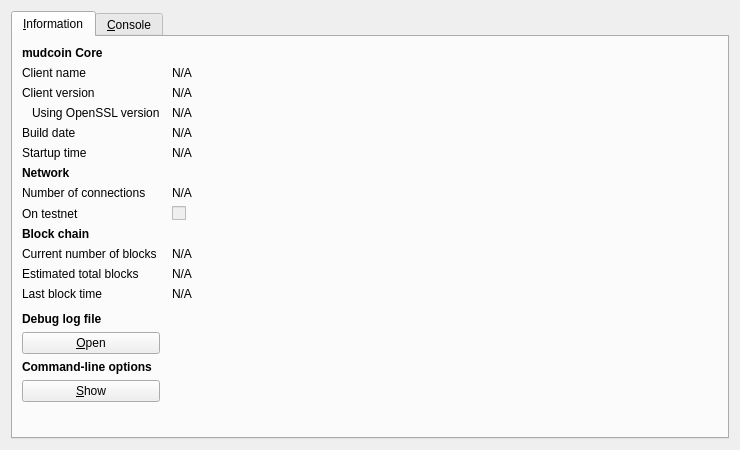
<?xml version="1.0" encoding="UTF-8"?>
<ui version="4.0">
 <class>RPCConsole</class>
 <widget class="QDialog" name="RPCConsole">
  <property name="geometry">
   <rect>
    <x>0</x>
    <y>0</y>
    <width>740</width>
    <height>450</height>
   </rect>
  </property>
  <property name="windowTitle">
   <string>mudcoin - Debug window</string>
  </property>
  <layout class="QVBoxLayout" name="verticalLayout_2">
   <item>
    <widget class="QTabWidget" name="tabWidget">
     <property name="currentIndex">
      <number>0</number>
     </property>
     <widget class="QWidget" name="tab_info">
      <attribute name="title">
       <string>&amp;Information</string>
      </attribute>
      <layout class="QGridLayout" name="gridLayout" columnstretch="0,1">
       <property name="horizontalSpacing">
        <number>12</number>
       </property>
       <item row="0" column="0">
        <widget class="QLabel" name="label_9">
         <property name="font">
          <font>
           <weight>75</weight>
           <bold>true</bold>
          </font>
         </property>
         <property name="text">
          <string>mudcoin Core</string>
         </property>
        </widget>
       </item>
       <item row="1" column="0">
        <widget class="QLabel" name="label_5">
         <property name="text">
          <string>Client name</string>
         </property>
        </widget>
       </item>
       <item row="1" column="1">
        <widget class="QLabel" name="clientName">
         <property name="cursor">
          <cursorShape>IBeamCursor</cursorShape>
         </property>
         <property name="text">
          <string>N/A</string>
         </property>
         <property name="textFormat">
          <enum>Qt::PlainText</enum>
         </property>
         <property name="textInteractionFlags">
          <set>Qt::LinksAccessibleByMouse|Qt::TextSelectableByKeyboard|Qt::TextSelectableByMouse</set>
         </property>
        </widget>
       </item>
       <item row="2" column="0">
        <widget class="QLabel" name="label_6">
         <property name="text">
          <string>Client version</string>
         </property>
        </widget>
       </item>
       <item row="2" column="1">
        <widget class="QLabel" name="clientVersion">
         <property name="cursor">
          <cursorShape>IBeamCursor</cursorShape>
         </property>
         <property name="text">
          <string>N/A</string>
         </property>
         <property name="textFormat">
          <enum>Qt::PlainText</enum>
         </property>
         <property name="textInteractionFlags">
          <set>Qt::LinksAccessibleByMouse|Qt::TextSelectableByKeyboard|Qt::TextSelectableByMouse</set>
         </property>
        </widget>
       </item>
       <item row="3" column="0">
        <widget class="QLabel" name="label_14">
         <property name="text">
          <string>Using OpenSSL version</string>
         </property>
         <property name="indent">
          <number>10</number>
         </property>
        </widget>
       </item>
       <item row="3" column="1">
        <widget class="QLabel" name="openSSLVersion">
         <property name="cursor">
          <cursorShape>IBeamCursor</cursorShape>
         </property>
         <property name="text">
          <string>N/A</string>
         </property>
         <property name="textFormat">
          <enum>Qt::PlainText</enum>
         </property>
         <property name="textInteractionFlags">
          <set>Qt::LinksAccessibleByMouse|Qt::TextSelectableByKeyboard|Qt::TextSelectableByMouse</set>
         </property>
        </widget>
       </item>
       <item row="4" column="0">
        <widget class="QLabel" name="label_12">
         <property name="text">
          <string>Build date</string>
         </property>
        </widget>
       </item>
       <item row="4" column="1">
        <widget class="QLabel" name="buildDate">
         <property name="cursor">
          <cursorShape>IBeamCursor</cursorShape>
         </property>
         <property name="text">
          <string>N/A</string>
         </property>
         <property name="textFormat">
          <enum>Qt::PlainText</enum>
         </property>
         <property name="textInteractionFlags">
          <set>Qt::LinksAccessibleByMouse|Qt::TextSelectableByKeyboard|Qt::TextSelectableByMouse</set>
         </property>
        </widget>
       </item>
       <item row="5" column="0">
        <widget class="QLabel" name="label_13">
         <property name="text">
          <string>Startup time</string>
         </property>
        </widget>
       </item>
       <item row="5" column="1">
        <widget class="QLabel" name="startupTime">
         <property name="cursor">
          <cursorShape>IBeamCursor</cursorShape>
         </property>
         <property name="text">
          <string>N/A</string>
         </property>
         <property name="textFormat">
          <enum>Qt::PlainText</enum>
         </property>
         <property name="textInteractionFlags">
          <set>Qt::LinksAccessibleByMouse|Qt::TextSelectableByKeyboard|Qt::TextSelectableByMouse</set>
         </property>
        </widget>
       </item>
       <item row="6" column="0">
        <widget class="QLabel" name="label_11">
         <property name="font">
          <font>
           <weight>75</weight>
           <bold>true</bold>
          </font>
         </property>
         <property name="text">
          <string>Network</string>
         </property>
        </widget>
       </item>
       <item row="7" column="0">
        <widget class="QLabel" name="label_7">
         <property name="text">
          <string>Number of connections</string>
         </property>
        </widget>
       </item>
       <item row="7" column="1">
        <widget class="QLabel" name="numberOfConnections">
         <property name="cursor">
          <cursorShape>IBeamCursor</cursorShape>
         </property>
         <property name="text">
          <string>N/A</string>
         </property>
         <property name="textFormat">
          <enum>Qt::PlainText</enum>
         </property>
         <property name="textInteractionFlags">
          <set>Qt::LinksAccessibleByMouse|Qt::TextSelectableByKeyboard|Qt::TextSelectableByMouse</set>
         </property>
        </widget>
       </item>
       <item row="8" column="0">
        <widget class="QLabel" name="label_8">
         <property name="text">
          <string>On testnet</string>
         </property>
        </widget>
       </item>
       <item row="8" column="1">
        <widget class="QCheckBox" name="isTestNet">
         <property name="enabled">
          <bool>false</bool>
         </property>
         <property name="text">
          <string/>
         </property>
        </widget>
       </item>
       <item row="9" column="0">
        <widget class="QLabel" name="label_10">
         <property name="font">
          <font>
           <weight>75</weight>
           <bold>true</bold>
          </font>
         </property>
         <property name="text">
          <string>Block chain</string>
         </property>
        </widget>
       </item>
       <item row="10" column="0">
        <widget class="QLabel" name="label_3">
         <property name="text">
          <string>Current number of blocks</string>
         </property>
        </widget>
       </item>
       <item row="10" column="1">
        <widget class="QLabel" name="numberOfBlocks">
         <property name="cursor">
          <cursorShape>IBeamCursor</cursorShape>
         </property>
         <property name="text">
          <string>N/A</string>
         </property>
         <property name="textFormat">
          <enum>Qt::PlainText</enum>
         </property>
         <property name="textInteractionFlags">
          <set>Qt::LinksAccessibleByMouse|Qt::TextSelectableByKeyboard|Qt::TextSelectableByMouse</set>
         </property>
        </widget>
       </item>
       <item row="11" column="0">
        <widget class="QLabel" name="label_4">
         <property name="text">
          <string>Estimated total blocks</string>
         </property>
        </widget>
       </item>
       <item row="11" column="1">
        <widget class="QLabel" name="totalBlocks">
         <property name="cursor">
          <cursorShape>IBeamCursor</cursorShape>
         </property>
         <property name="text">
          <string>N/A</string>
         </property>
         <property name="textFormat">
          <enum>Qt::PlainText</enum>
         </property>
         <property name="textInteractionFlags">
          <set>Qt::LinksAccessibleByMouse|Qt::TextSelectableByKeyboard|Qt::TextSelectableByMouse</set>
         </property>
        </widget>
       </item>
       <item row="12" column="0">
        <widget class="QLabel" name="label_2">
         <property name="text">
          <string>Last block time</string>
         </property>
        </widget>
       </item>
       <item row="12" column="1">
        <widget class="QLabel" name="lastBlockTime">
         <property name="cursor">
          <cursorShape>IBeamCursor</cursorShape>
         </property>
         <property name="text">
          <string>N/A</string>
         </property>
         <property name="textFormat">
          <enum>Qt::PlainText</enum>
         </property>
         <property name="textInteractionFlags">
          <set>Qt::LinksAccessibleByMouse|Qt::TextSelectableByKeyboard|Qt::TextSelectableByMouse</set>
         </property>
        </widget>
       </item>
       <item row="13" column="0">
        <spacer name="verticalSpacer_2">
         <property name="orientation">
          <enum>Qt::Vertical</enum>
         </property>
         <property name="sizeHint" stdset="0">
          <size>
           <width>20</width>
           <height>20</height>
          </size>
         </property>
        </spacer>
       </item>
       <item row="14" column="0">
        <widget class="QLabel" name="labelDebugLogfile">
         <property name="font">
          <font>
           <weight>75</weight>
           <bold>true</bold>
          </font>
         </property>
         <property name="text">
          <string>Debug log file</string>
         </property>
        </widget>
       </item>
       <item row="15" column="0">
        <widget class="QPushButton" name="openDebugLogfileButton">
         <property name="toolTip">
          <string>Open the mudcoin debug log file from the current data directory. This can take a few seconds for large log files.</string>
         </property>
         <property name="text">
          <string>&amp;Open</string>
         </property>
         <property name="autoDefault">
          <bool>false</bool>
         </property>
        </widget>
       </item>
       <item row="16" column="0">
        <widget class="QLabel" name="labelCLOptions">
         <property name="font">
          <font>
           <weight>75</weight>
           <bold>true</bold>
          </font>
         </property>
         <property name="text">
          <string>Command-line options</string>
         </property>
        </widget>
       </item>
       <item row="17" column="0">
        <widget class="QPushButton" name="showCLOptionsButton">
         <property name="toolTip">
          <string>Show the mudcoin-Qt help message to get a list with possible mudcoin command-line options.</string>
         </property>
         <property name="text">
          <string>&amp;Show</string>
         </property>
         <property name="autoDefault">
          <bool>false</bool>
         </property>
        </widget>
       </item>
       <item row="18" column="0">
        <spacer name="verticalSpacer">
         <property name="orientation">
          <enum>Qt::Vertical</enum>
         </property>
         <property name="sizeHint" stdset="0">
          <size>
           <width>20</width>
           <height>40</height>
          </size>
         </property>
        </spacer>
       </item>
      </layout>
     </widget>
     <widget class="QWidget" name="tab_console">
      <attribute name="title">
       <string>&amp;Console</string>
      </attribute>
      <layout class="QVBoxLayout" name="verticalLayout_3">
       <property name="spacing">
        <number>3</number>
       </property>
       <item>
        <widget class="QTextEdit" name="messagesWidget">
         <property name="minimumSize">
          <size>
           <width>0</width>
           <height>100</height>
          </size>
         </property>
         <property name="readOnly">
          <bool>true</bool>
         </property>
         <property name="tabKeyNavigation" stdset="0">
          <bool>false</bool>
         </property>
         <property name="columnCount" stdset="0">
          <number>2</number>
         </property>
        </widget>
       </item>
       <item>
        <layout class="QHBoxLayout" name="horizontalLayout">
         <property name="spacing">
          <number>3</number>
         </property>
         <item>
          <widget class="QLabel" name="label">
           <property name="text">
            <string notr="true">&gt;</string>
           </property>
          </widget>
         </item>
         <item>
          <widget class="QLineEdit" name="lineEdit"/>
         </item>
         <item>
          <widget class="QPushButton" name="clearButton">
           <property name="maximumSize">
            <size>
             <width>24</width>
             <height>24</height>
            </size>
           </property>
           <property name="toolTip">
            <string>Clear console</string>
           </property>
           <property name="text">
            <string/>
           </property>
           <property name="icon">
            <iconset resource="../mudcoin.qrc">
             <normaloff>:/icons/remove</normaloff>:/icons/remove</iconset>
           </property>
           <property name="shortcut">
            <string notr="true">Ctrl+L</string>
           </property>
           <property name="autoDefault">
            <bool>false</bool>
           </property>
          </widget>
         </item>
        </layout>
       </item>
      </layout>
     </widget>
    </widget>
   </item>
  </layout>
 </widget>
 <resources>
  <include location="../mudcoin.qrc"/>
 </resources>
 <connections/>
</ui>
